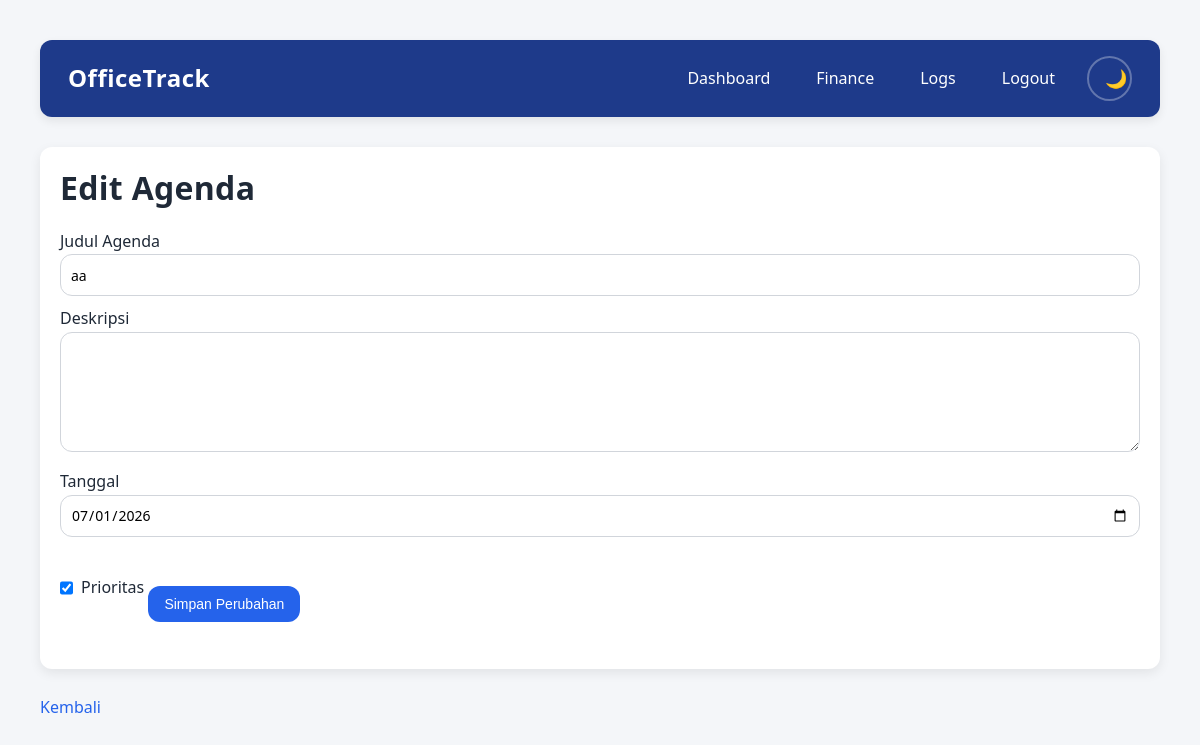
The page /edit-agenda/2 (signed in) on the database its author committed.
### tables this page shows
CREATE TABLE agenda(
        id INTEGER PRIMARY KEY AUTOINCREMENT,
        user_id INTEGER NOT NULL,
        judul TEXT NOT NULL,
        deskripsi TEXT,
        tanggal TEXT NOT NULL,
        prioritas INTEGER DEFAULT 0,

        FOREIGN KEY(user_id)
        REFERENCES users(id)
    );

### routes/agenda.py (the view, shortened to what this page needs)
@agenda_bp.route("/edit-agenda/<int:agenda_id>", methods=["GET", "POST"])
@login_required
def edit_agenda(agenda_id):
    agenda = get_agenda_by_id(
        session["user_id"],
        agenda_id,
    )
    return render_template("agenda/edit.html", agenda=agenda)

### database/agenda_db.py (called while the page is built)
def get_agenda_by_id(user_id, agenda_id):
    conn = get_connection()
    cursor = conn.cursor()
    cursor.execute(
        """
    SELECT *
    FROM agenda
    WHERE id = ?
    AND user_id = ?
    """,
        (
            agenda_id,
            user_id,
        ),
    )
    agenda = cursor.fetchone()
    conn.close()
    return agenda

### database/database.py (called while the page is built)
def get_connection():
    conn = sqlite3.connect(DB_PATH)
    conn.row_factory = sqlite3.Row
    return conn

### utils/security.py (called while the page is built)
def login_required(func):
    @wraps(func)
    def wrapper(*args, **kwargs):
        if "user_id" not in session:
            return redirect("/login")
        return func(*args, **kwargs)
    return wrapper

### templates/agenda/edit.html (shortened to what this page needs)
<!DOCTYPE html>
<html lang="id">
<head>
    <link rel="stylesheet"
      href="{{ url_for('static', filename='css/style.css') }}">
</head>
<body>
    <div class="container">
        <div class="navbar">
            <div class="navbar-logo">
                OfficeTrack
            </div>
            <div class="navbar-menu">
                <a href="/dashboard">Dashboard</a>
                <a href="/finance">Finance</a>
                <a href="/logs">Logs</a>
                <a href="/logout">Logout</a>
                <button
                    id="theme-toggle"
                    type="button">
                </button>
            </div>
        </div>
        <div class="card">
            <h1>Edit Agenda</h1>
            <form method="POST">
                <p>Judul Agenda</p>
                <input
                    type="text"
                    name="judul"
                    value="{{ agenda[2] }}"
                    required
                >
                <p>Deskripsi</p>
                <textarea
                    name="deskripsi"
                    rows="5"
                >{{ agenda[3] }}</textarea>
                <p>Tanggal</p>
                <input
                    type="date"
                    name="tanggal"
                    value="{{ agenda[4] }}"
                    required
                >
                <label class="checkbox-group">
                    <input
                        type="checkbox"
                        name="prioritas"
                        {% if agenda[5] == 1 %}
                            checked
                        {% endif %}
                    >
                    Prioritas
                </label>
                <button type="submit">
                    Simpan Perubahan
                </button>
            </form>
        </div>
        <br>
        <a href="/dashboard">
            Kembali
        </a>
    </div>
</body>
</html>

### static/css/style.css (style rules this page uses)
:root { --primary:#2563eb; --primary-hover:#1d4ed8; --success:#22c55e; --success-hover:#16a34a; --danger:#ef4444; --danger-hover:#dc2626; --warning:#f59e0b; --text:#1f2937; --text-secondary:#6b7280; --bg:#f4f6f9; --surface:#ffffff; --border:#d1d5db; --radius:12px; --shadow:0 4px 12px rgba(0,0,0,.08); --shadow-hover:0 8px 20px rgba(0,0,0,.15); --transition:.25s; }
* { margin:0; padding:0; box-sizing:border-box; }
body { font-family: "Segoe UI", Arial, sans-serif; background:var(--bg); color:var(--text); padding:20px; line-height:1.6; transition: background .3s, color .3s; }
.container { width:100%; max-width:1400px; margin:0 auto; padding:20px; }
.checkbox-group { display:inline-flex; align-items:center; gap:8px; margin:20px 0; cursor:pointer; }
.checkbox-group input[type="checkbox"] { width:auto; }

### static/css/components.css (style rules this page uses)
h1, h2, h3 { font-weight:700; color:var(--text); line-height:1.3; letter-spacing:.3px; margin-bottom:20px; }
h1 { font-size:32px; }
p { margin-bottom:0px; }
form { margin-bottom:20px; }
input, textarea, select { width:100%; height:42px; padding:10px; margin-bottom:10px; border:1px solid var(--border); border-radius:12px; background:var(--surface); font-size:14px; font-family:inherit; transition:.25s; }
textarea { min-height:120px; height:auto; resize:vertical; }
input[type="checkbox"] { width:auto; margin-bottom:0; }
button { background:var(--primary); color:white; border:none; padding:10px 16px; border-radius:12px; cursor:pointer; font-size:14px; transition:var(--transition); }
a { color:#2563eb; text-decoration:none; }
.navbar { display:flex; justify-content:space-between; align-items:center; background:#1e3a8a; padding:16px 28px; border-radius:12px; margin-bottom:30px; box-shadow:0 4px 10px rgba(0,0,0,.08); transition: background .3s, color .3s, border-color .3s, box-shadow .3s, transform .25s; }
.navbar-logo { color:white; font-size:24px; font-weight:700; letter-spacing:.5px; }
.navbar-menu { display:flex; align-items:center; gap:18px; }
.navbar-menu a { color:white; text-decoration:none; font-weight:500; padding:8px 14px; border-radius:12px; transition:.25s; }
.card { background:var(--surface); border-radius:var(--radius); padding:20px; box-shadow:var(--shadow); transition: background .3s, color .3s, border-color .3s, box-shadow .3s, transform .25s; }
#theme-toggle { background:transparent; border:2px solid rgba(255,255,255,.3); color:white; width:45px; height:45px; border-radius:50%; cursor:pointer; font-size:18px; transition:.25s; }

### rows shown on the page
agenda: judul "aa", tanggal "07/01/2026", prioritas "☑"
